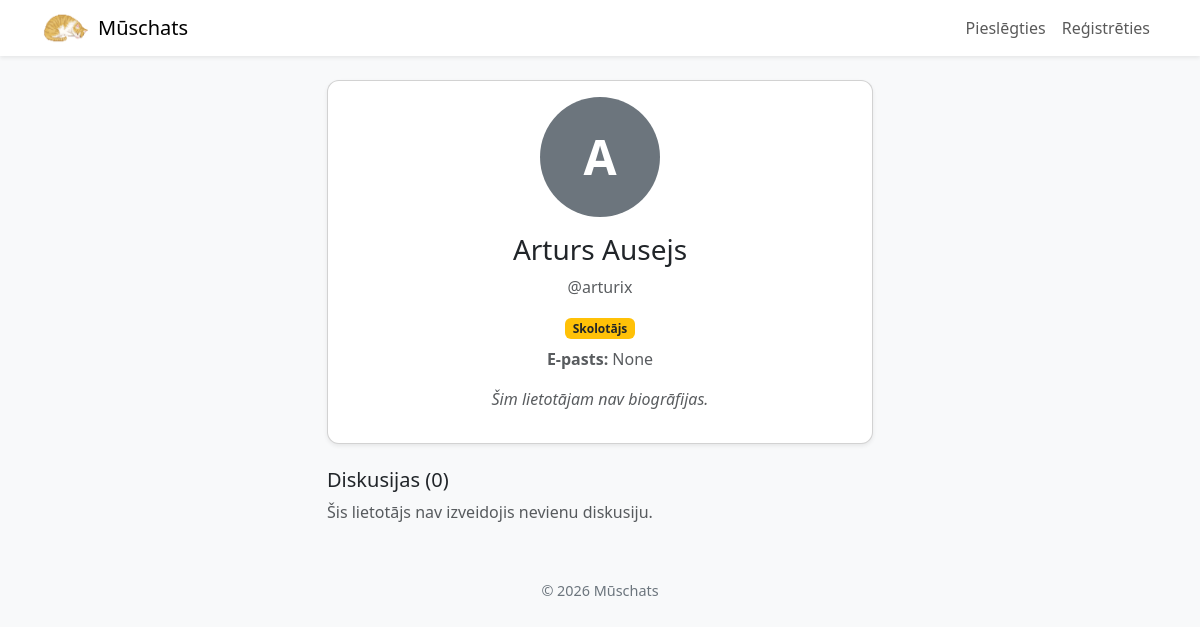
The app's page /profils/arturix with its own data.
### app.py (models this page shows)
class Lietotaji(db.Model):
    id = db.Column(db.Integer, primary_key=True)
    lietotajvards = db.Column(db.String(80), unique=True, nullable=False)
    parole = db.Column(db.String(255), nullable=False)
    vards = db.Column(db.String(80), nullable=False)
    uzvards = db.Column(db.String(80), nullable=False)
    loma = db.Column(db.String(80), nullable=False)
    konta_bilde = db.Column(db.String(255), nullable=True)
    bio = db.Column(db.Text, nullable=True)
    epasts = db.Column(db.String(120), nullable=False, unique=True)
    ir_apstiprinats = db.Column(db.Boolean, default=True)

### app.py (the view)
@app.route('/profils/<lietotaja_vards>')
def profils(lietotaja_vards):
    lietotajs = Lietotaji.query.filter_by(lietotajvards=lietotaja_vards).first_or_404()
    return render_template('profils.html', lietotajs=lietotajs)

### app.py (called while the page is built)
@app.context_processor
def inject_common():
    return {
        'ir_piesledzis': 'lietotajvards' in session,
        'current_year': datetime.utcnow().year
    }

### templates/profils.html (shortened to what this page needs)
{% extends "layout.html" %}
{% block content %}
<div class="row justify-content-center">
    <div class="col-12 col-lg-6">
        <div class="card shadow-sm">
            <div class="card-body text-center">
                {% if lietotajs.konta_bilde %}
                    <img src="{{ url_for('static', filename='uploads/' + lietotajs.konta_bilde) }}" alt="Profile" class="rounded-circle mb-3" style="width: 120px; height: 120px; object-fit: cover;">
                {% else %}
                    <div class="rounded-circle bg-secondary mx-auto mb-3 d-flex align-items-center justify-content-center" style="width: 120px; height: 120px; color: white; font-weight: bold; font-size: 48px;">{{ lietotajs.vards[0] }}</div>
                {% endif %}
                                <h3>{{ lietotajs.vards }} {{ lietotajs.uzvards }}</h3>
                                <p class="text-muted">@{{ lietotajs.lietotajvards }}</p>
                                {% if lietotajs.loma == 'Administrators' %}
                                    <span class="badge bg-success mb-2">Administrators</span>
                                {% elif lietotajs.loma == 'Skolotajs' %}
                                    <span class="badge bg-warning text-dark mb-2">Skolotājs</span>
                                {% elif lietotajs.loma == 'Skolens' %}
                                    <span class="badge bg-primary mb-2">Skolēns</span>
                                {% elif lietotajs.loma == 'Vecaks' %}
                                    <span class="badge bg-info text-dark mb-2">Vecāks</span
                                {% endif %}
                                <p class="text-muted"><strong>E-pasts:</strong> {{ lietotajs.epasts }}</p>
                {% if lietotajs.bio %}
                    <p class="mt-3">{{ lietotajs.bio }}</p>
                {% else %}
                    <p class="text-muted mt-3"><em>Šim lietotājam nav biogrāfijas.</em></p>
                {% endif %}
            </div>
        </div>
        <div class="mt-4">
            <h5>Diskusijas ({{ lietotajs.diskusijas|length }})</h5>
            {% if lietotajs.diskusijas %}
                <div class="list-group">
                    {% for d in lietotajs.diskusijas %}
                        <a href="{{ url_for('diskusija', diskusijas_id=d.id) }}" class="list-group-item list-group-item-action">
                            <h6 class="mb-1">{{ d.virsraksts }}</h6>
                            <small class="text-muted">{{ d.datums.strftime('%Y-%m-%d %H:%M') }}</small>
                        </a>
                    {% endfor %}
                </div>
            {% else %}
                <p class="text-muted">Šis lietotājs nav izveidojis nevienu diskusiju.</p>
            {% endif %}
        </div>
    </div>
</div>
{% endblock %}

### templates/layout.html (style rules this page uses)
body { background: #f8f9fa; }
.card { border-radius: .75rem; }

### records on screen
Lietotaji: vards "A", vards "Arturs", uzvards "Ausejs", lietotajvards "arturix", epasts "None"

### other values on screen
{{ lietotajs.diskusijas|length }} "0"
